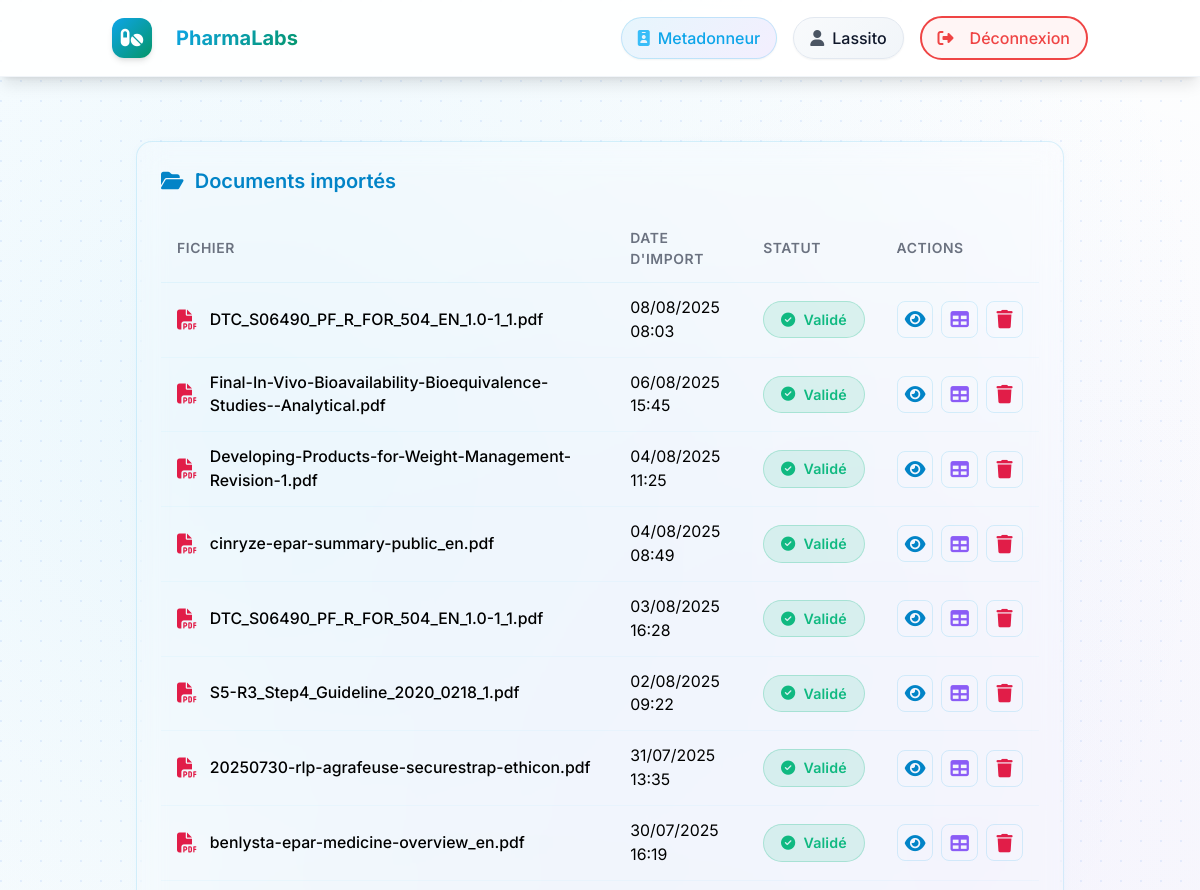
Before: /documents/ (signed in, upper part) with the older database file.
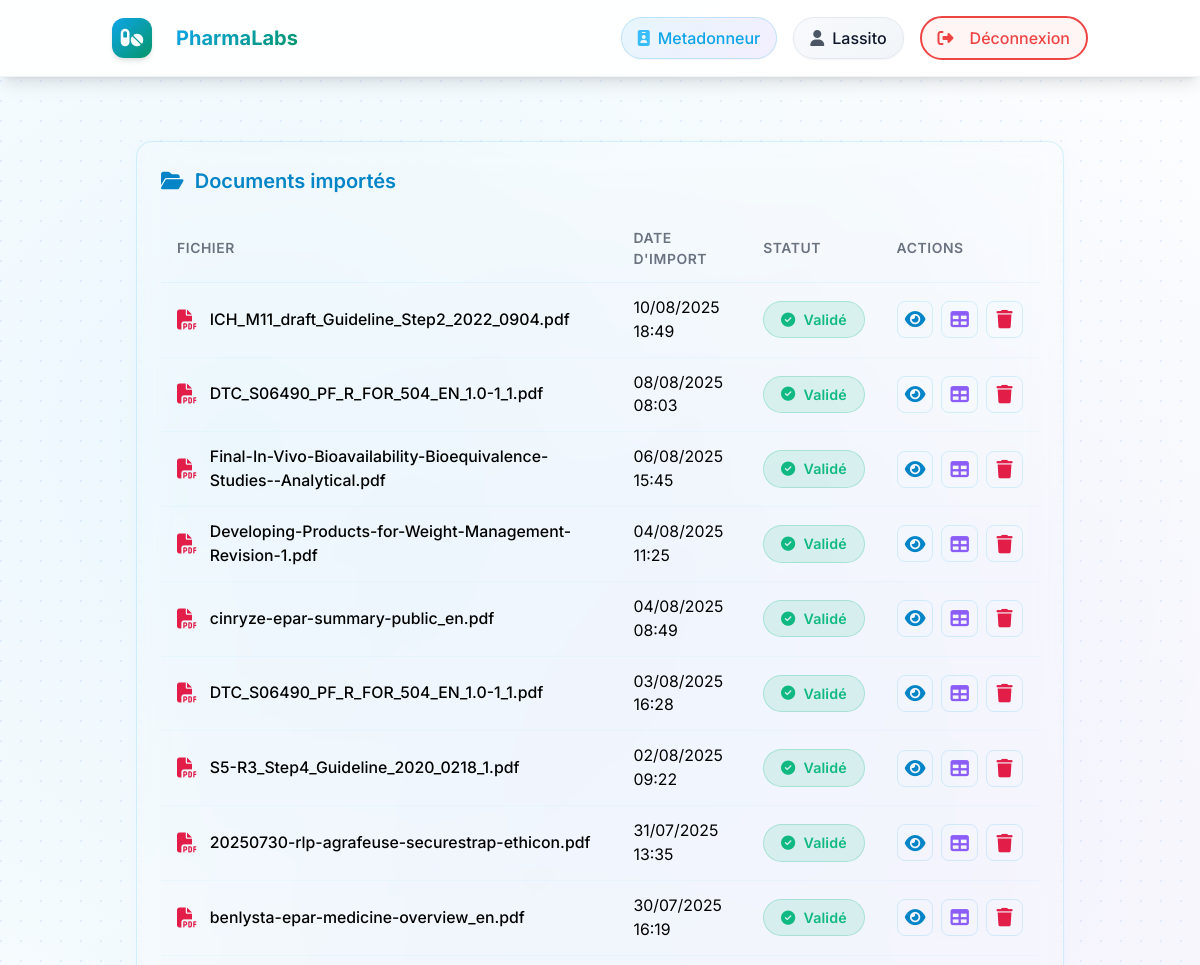
After: the same page with the newer database file.
### rawdocs/models.py (models this page shows, shortened)
class RawDocument(models.Model):
    url = models.URLField(help_text="URL d'origine du PDF", blank=True)
    file = models.FileField(upload_to=pdf_upload_to, help_text="Fichier PDF téléchargé")
    created_at = models.DateTimeField(auto_now_add=True)
    owner = models.ForeignKey(
        settings.AUTH_USER_MODEL,
        on_delete=models.CASCADE,
        related_name='raw_documents',
        null=True, blank=True,
        help_text="Utilisateur qui a téléchargé ce document"
    )
    is_validated = models.BooleanField(default=False, help_text="Document validé par un métadonneur")
    validated_at = models.DateTimeField(null=True, blank=True)
    is_ready_for_expert = models.BooleanField(default=False, help_text="Document prêt pour révision expert")
    expert_ready_at = models.DateTimeField(null=True, blank=True,
                                           help_text="Date à laquelle le document est devenu prêt pour l'expert")
    total_pages = models.IntegerField(default=0, help_text="Nombre total de pages")
    pages_extracted = models.BooleanField(default=False, help_text="Pages extraites individuellement")
    title = models.TextField(blank=True, help_text="Titre du document")
    doc_type = models.CharField("Type", max_length=100, blank=True, help_text="Type du document (guide, rapport…)")
    publication_date = models.CharField(max_length=100, blank=True, help_text="Date de publication")
    version = models.CharField(max_length=50, blank=True, help_text="Version extraite")
    source = models.CharField(max_length=255, blank=True, help_text="Organisation émettrice (EMA, FDA…)")
    context = models.TextField(blank=True, help_text="Contexte extrait (2 phrases max)")
    country = models.CharField(max_length=100, blank=True, help_text="Pays détecté (GPE ou TLD)")
    language = models.CharField(max_length=10, blank=True, help_text="Langue détectée (fr, en…)")
    url_source = models.URLField(blank=True, help_text="URL d'origine pour référence")

### rawdocs/views.py (the view)
# urls.py: path('documents/', views.document_list, name='document_list'),
@login_required(login_url='rawdocs:login')
@user_passes_test(is_metadonneur)
def document_list(request):
    docs = RawDocument.objects.filter(owner=request.user).order_by('-created_at')
    for d in docs:
        d.basename = os.path.basename(d.file.name)
    return render(request, 'rawdocs/document_list.html', {'documents': docs})

### rawdocs/templatetags/rawdocs_extras.py (called while the page is built)
@register.filter
def basename(value):
    return os.path.basename(value)

### rawdocs/views.py (called while the page is built)
def is_metadonneur(user):
    return user.groups.filter(name="Metadonneur").exists()

### templates/rawdocs/document_list.html (shortened to what the changed rows need)
{% extends "base.html" %}
{% load rawdocs_extras %}
{% block content %}
<div class="dashboard-container">
    <div class="card">
        <h2 class="card-title">
            <i class="fas fa-folder-open"></i>
            Documents importés
        </h2>
        {% if documents %}
            <div class="overflow-x-auto" style="overflow-x:auto;">
                <table class="table">
                    <thead>
                        <tr>
                            <th>Fichier</th>
                            <th>Date d'import</th>
                            <th>Statut</th>
                            <th>Actions</th>
                        </tr>
                    </thead>
                    <tbody>
                        {% for doc in documents %}
                        <tr>
                            <td>
                                <div class="filename">
                                    <i class="fas fa-file-pdf"></i>
                                    {{ doc.file.name|basename }}
                                </div>
                            </td>
                            <td>{{ doc.created_at|date:"d/m/Y H:i" }}</td>
                            <td>
                                {% if doc.is_refused %}
                                    <span class="badge refused">
                                        <i class="fas fa-times-circle"></i> Refusé
                                    </span>
                                {% elif doc.requires_correction %}
                                    <span class="badge correction">
                                        <i class="fas fa-bell"></i> Correction requise
                                    </span>
                                {% elif doc.is_validated %}
                                    <span class="badge validated">
                                        <i class="fas fa-check-circle"></i> Validé
                                    </span>
                                {% else %}
                                    <span class="badge pending">
                                        <i class="fas fa-clock"></i> En attente
                                    </span>
                                {% endif %}
                            </td>
                            <td>
                                <div class="table-actions">
                                    <a href="{% url 'rawdocs:edit_metadata' doc.id %}"
                                       class="action-btn view"
                                       aria-label="Voir ou éditer les métadonnées"
                                       title="Voir / éditer les métadonnées">
                                        <i class="fas fa-eye"></i>
                                    </a>
                                    <a href="{% url 'rawdocs:document_tables_images' doc.id %}"
                                       class="action-btn extract"
                                       aria-label="Tableaux et images"
                                       title="Extraire tableaux et images">
                                        <i class="fas fa-table"></i>
                                    </a>
                                    <form method="post"
                                          action="{% url 'rawdocs:document_delete' doc.id %}"
                                          class="inline" style="display:inline;">
                                        <button type="submit"
                                                class="action-btn delete"
                                                aria-label="Supprimer"
                                                title="Supprimer"
                                                onclick="return confirm('Êtes-vous sûr de vouloir supprimer ce document ?');">
                                            <i class="fas fa-trash"></i>
                                        </button>
                                    </form>
                                </div>
                            </td>
                        </tr>
                        {% endfor %}
                    </tbody>
                </table>
            </div>
        {% endif %}
    </div>
</div>
{% endblock %}

Changed rows visible on the page:
added RawDocument: file.name|basename "ICH_M11_draft_Guideline_Step2_2022_0904.pdf", created_at "10/08/2025 18:49", is_validated True (drawn)
